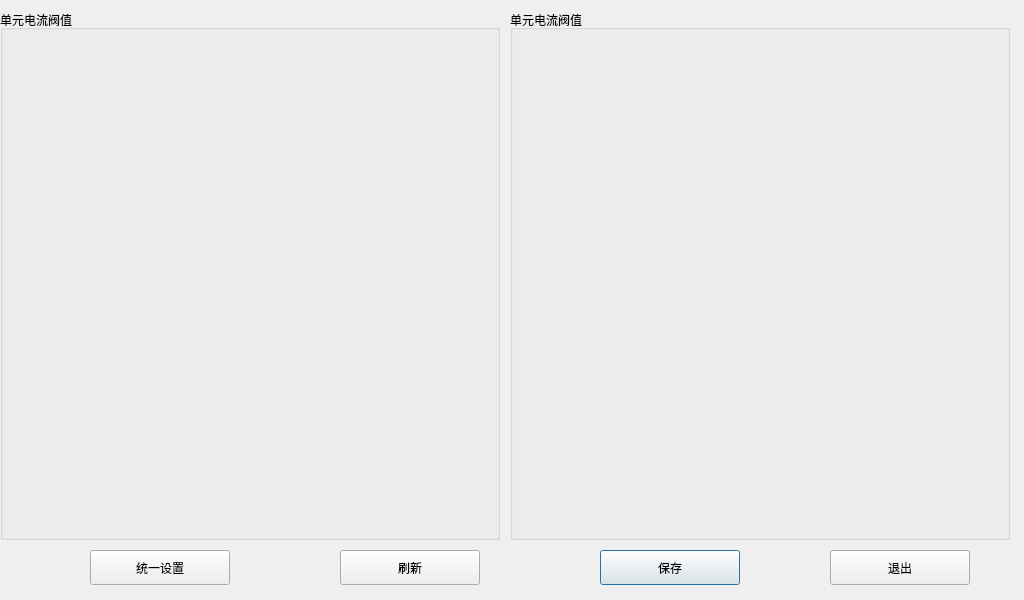
<?xml version="1.0" encoding="UTF-8"?>
<ui version="4.0">
 <class>FV_ThresholdDlg</class>
 <widget class="QDialog" name="FV_ThresholdDlg">
  <property name="geometry">
   <rect>
    <x>0</x>
    <y>0</y>
    <width>1024</width>
    <height>600</height>
   </rect>
  </property>
  <property name="windowTitle">
   <string>Dialog</string>
  </property>
  <widget class="QGroupBox" name="groupBox_2">
   <property name="geometry">
    <rect>
     <x>510</x>
     <y>10</y>
     <width>500</width>
     <height>530</height>
    </rect>
   </property>
   <property name="title">
    <string>单元电流阀值</string>
   </property>
  </widget>
  <widget class="QGroupBox" name="groupBox">
   <property name="geometry">
    <rect>
     <x>0</x>
     <y>10</y>
     <width>500</width>
     <height>530</height>
    </rect>
   </property>
   <property name="title">
    <string>单元电流阀值</string>
   </property>
  </widget>
  <widget class="QPushButton" name="okBtn">
   <property name="geometry">
    <rect>
     <x>600</x>
     <y>550</y>
     <width>140</width>
     <height>35</height>
    </rect>
   </property>
   <property name="text">
    <string>保存</string>
   </property>
  </widget>
  <widget class="QPushButton" name="cancelBtn">
   <property name="geometry">
    <rect>
     <x>830</x>
     <y>550</y>
     <width>140</width>
     <height>35</height>
    </rect>
   </property>
   <property name="text">
    <string>退出</string>
   </property>
  </widget>
  <widget class="QPushButton" name="setAllBtn">
   <property name="geometry">
    <rect>
     <x>90</x>
     <y>550</y>
     <width>140</width>
     <height>35</height>
    </rect>
   </property>
   <property name="text">
    <string>统一设置</string>
   </property>
  </widget>
  <widget class="QPushButton" name="refreshBtn">
   <property name="geometry">
    <rect>
     <x>340</x>
     <y>550</y>
     <width>140</width>
     <height>35</height>
    </rect>
   </property>
   <property name="text">
    <string>刷新</string>
   </property>
  </widget>
 </widget>
 <resources/>
 <connections/>
</ui>
